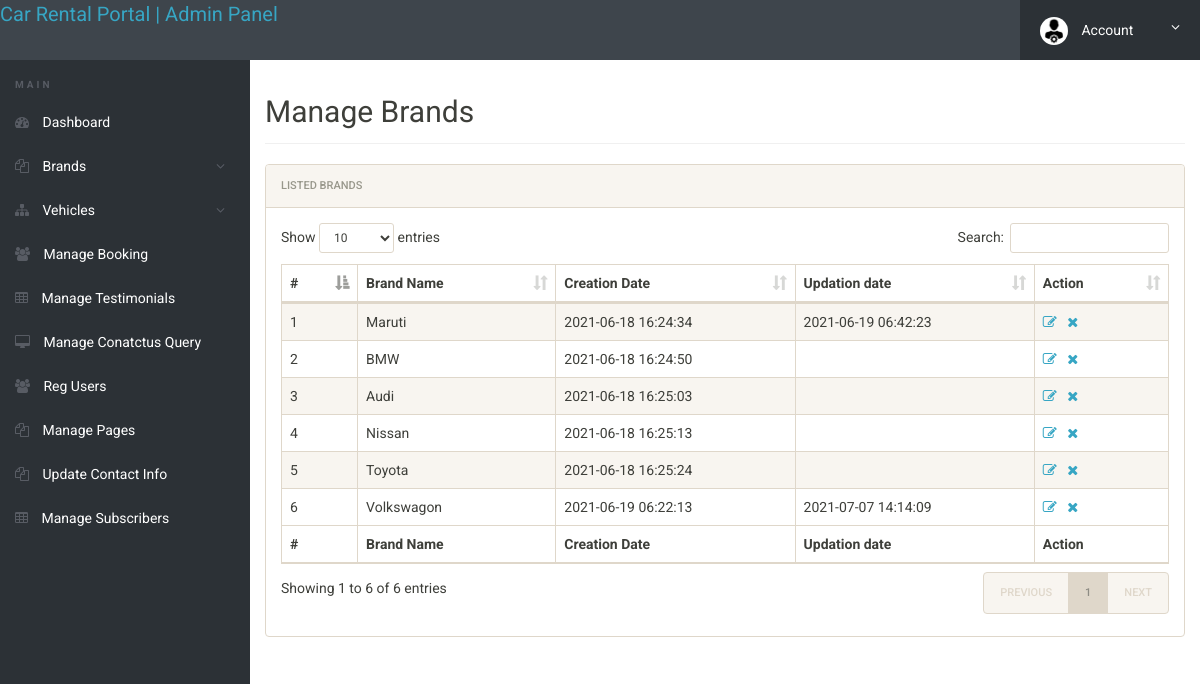
The page /admin/manage-brands.php (signed in) on the database its author committed.
### tables this page shows
CREATE TABLE `tblbrands` (
  `id` int(11) NOT NULL,
  `BrandName` varchar(120) NOT NULL,
  `CreationDate` timestamp NULL DEFAULT current_timestamp(),
  `UpdationDate` timestamp NULL DEFAULT NULL ON UPDATE current_timestamp()
);

### admin/manage-brands.php (the view, shortened to what this page needs)
<?php
include('includes/config.php');
if(strlen($_SESSION['alogin'])==0)
	{
header('location:index.php');
}
else{
 ?>
<!doctype html>
<html lang="en" class="no-js">
<head>
	<link rel="stylesheet" href="css/font-awesome.min.css">
	<link rel="stylesheet" href="css/bootstrap.min.css">
	<link rel="stylesheet" href="css/dataTables.bootstrap.min.css">
	<link rel="stylesheet" href="css/bootstrap-social.css">
	<link rel="stylesheet" href="css/bootstrap-select.css">
	<link rel="stylesheet" href="css/fileinput.min.css">
	<link rel="stylesheet" href="css/awesome-bootstrap-checkbox.css">
	<link rel="stylesheet" href="css/style.css">
</head>
<body>
	<?php include('includes/header.php');?>
	<div class="ts-main-content">
		<?php include('includes/leftbar.php');?>
		<div class="content-wrapper">
			<div class="container-fluid">
				<div class="row">
					<div class="col-md-12">
						<h2 class="page-title">Manage Brands</h2>
						<div class="panel panel-default">
							<div class="panel-heading">Listed  Brands</div>
							<div class="panel-body">
								<table id="zctb" class="display table table-striped table-bordered table-hover" cellspacing="0" width="100%">
									<thead>
										<tr>
										<th>#</th>
												<th>Brand Name</th>
											<th>Creation Date</th>
											<th>Updation date</th>
											<th>Action</th>
										</tr>
									</thead>
									<tfoot>
										<tr>
										<th>#</th>
											<th>Brand Name</th>
											<th>Creation Date</th>
											<th>Updation date</th>
											<th>Action</th>
										</tr>
									</tfoot>
									<tbody>
									<?php $sql = "SELECT * from  tblbrands ";
$query = $dbh -> prepare($sql);
$query->execute();
$results=$query->fetchAll(PDO::FETCH_OBJ);
$cnt=1;
if($query->rowCount() > 0)
{
foreach($results as $result)
{				?>
										<tr>
											<td><?php echo htmlentities($cnt);?></td>
											<td><?php echo htmlentities($result->BrandName);?></td>
											<td><?php echo htmlentities($result->CreationDate);?></td>
											<td><?php echo htmlentities($result->UpdationDate);?></td>
<td><a href="edit-brand.php?id=<?php echo $result->id;?>"><i class="fa fa-edit"></i></a>&nbsp;&nbsp;
<a href="manage-brands.php?del=<?php echo $result->id;?>" onclick="return confirm('Do you want to delete');"><i class="fa fa-close"></i></a></td>
										</tr>
										<?php $cnt=$cnt+1; }} ?>
									</tbody>
								</table>
							</div>
						</div>
					</div>
				</div>
			</div>
		</div>
	</div>
</body>
</html>
<?php } ?>

### admin/includes/header.php (shortened to what this page needs)
<div class="brand clearfix">
	<a href="dashboard.php" style="font-size: 20px;">Car Rental Portal | Admin Panel</a>
		<ul class="ts-profile-nav">
			<li class="ts-account">
				<a href="#"><img src="img/ts-avatar.jpg" class="ts-avatar hidden-side" alt=""> Account <i class="fa fa-angle-down hidden-side"></i></a>
			</li>
		</ul>
	</div>

### admin/includes/leftbar.php (shortened to what this page needs)
	<nav class="ts-sidebar">
			<ul class="ts-sidebar-menu">
				<li class="ts-label">Main</li>
				<li><a href="dashboard.php"><i class="fa fa-dashboard"></i> Dashboard</a></li>
<li><a href="#"><i class="fa fa-files-o"></i> Brands</a>
</li>
<li><a href="#"><i class="fa fa-sitemap"></i> Vehicles</a>
				</li>
				<li><a href="manage-bookings.php"><i class="fa fa-users"></i> Manage Booking</a></li>
				<li><a href="testimonials.php"><i class="fa fa-table"></i> Manage Testimonials</a></li>
				<li><a href="manage-conactusquery.php"><i class="fa fa-desktop""></i> Manage Conatctus Query</a></li>
				<li><a href="reg-users.php"><i class="fa fa-users"></i> Reg Users</a></li>
			<li><a href="manage-pages.php"><i class="fa fa-files-o"></i> Manage Pages</a></li>
			<li><a href="update-contactinfo.php"><i class="fa fa-files-o"></i> Update Contact Info</a></li>
			<li><a href="manage-subscribers.php"><i class="fa fa-table"></i> Manage Subscribers</a></li>
			</ul>
		</nav>

### admin/css/style.css (style rules this page uses)
html { font-size: 14px; }
@media only screen and (min-width: 480px) { html { font-size: 17px; } }
@media only screen and (min-width: 768px) { html { font-size: 14px; } }
body { font-size: 1em; }
a { color: #37a6c4; }
.panel { overflow: hidden; }
ul, li { margin: 0; padding: 0; list-style: none; }
.page-title { padding-bottom: 15px; margin-bottom: 20px; border-bottom: 1px solid #f0f0f0; }
.brand { background: #3e454c; position: relative; z-index: 3; position: fixed; width: 100%; top: 0; }
.brand .ts-profile-nav { float: right; display: none; }
.brand .ts-profile-nav li { float: left; position: relative; }
.brand .ts-profile-nav li a { display: block; padding: 20px; color: #fff; }
.brand .ts-profile-nav .ts-account .fa-angle-down { float: right; }
.brand .ts-profile-nav .ts-account > a { width: 180px; background: #2c3136; }
.brand .ts-profile-nav .ts-account .ts-avatar { border-radius: 50%; height: 28px; margin: -10px 0; margin-right: 10px; }
@media only screen and (min-width: 992px) { .brand .ts-profile-nav { display: block; } }
.ts-sidebar { background: #2c3136; max-height: 0; transition: max-height 0.3s; overflow: hidden; position: fixed; z-index: 2; width: 100%; bottom: 0; top: 60px; overflow-y: auto; }
@media only screen and (min-width: 992px) { .ts-sidebar { max-height: 100%; bottom: 0; } }
.ts-sidebar-menu .ts-label { color: #585c64; font-weight: bold; padding: 8px 15px; text-transform: uppercase; font-size: 10px; letter-spacing: 3px; margin-top: 10px; }
.ts-sidebar-menu a { display: block; text-decoration: none; padding: 12px 15px; color: #fff; }
.ts-sidebar-menu li { position: relative; }
.ts-sidebar-menu li i { color: #585c64; margin-right: 10px; }
.ts-main-content .content-wrapper { padding-top: 15px; margin-top: 60px; }
@media only screen and (min-width: 992px) { .ts-main-content .ts-sidebar { width: 250px; float: left; } }
@media only screen and (min-width: 992px) { .ts-main-content .content-wrapper { margin-left: 250px; } }

### rows shown on the page
tblbrands: BrandName "Maruti", CreationDate "2021-06-18 16:24:34", UpdationDate "2021-06-19 06:42:23"
tblbrands: BrandName "BMW", CreationDate "2021-06-18 16:24:50"
tblbrands: BrandName "Audi", CreationDate "2021-06-18 16:25:03"
tblbrands: BrandName "Nissan", CreationDate "2021-06-18 16:25:13"
tblbrands: BrandName "Toyota", CreationDate "2021-06-18 16:25:24"
tblbrands: BrandName "Volkswagon", CreationDate "2021-06-19 06:22:13", UpdationDate "2021-07-07 14:14:09"
